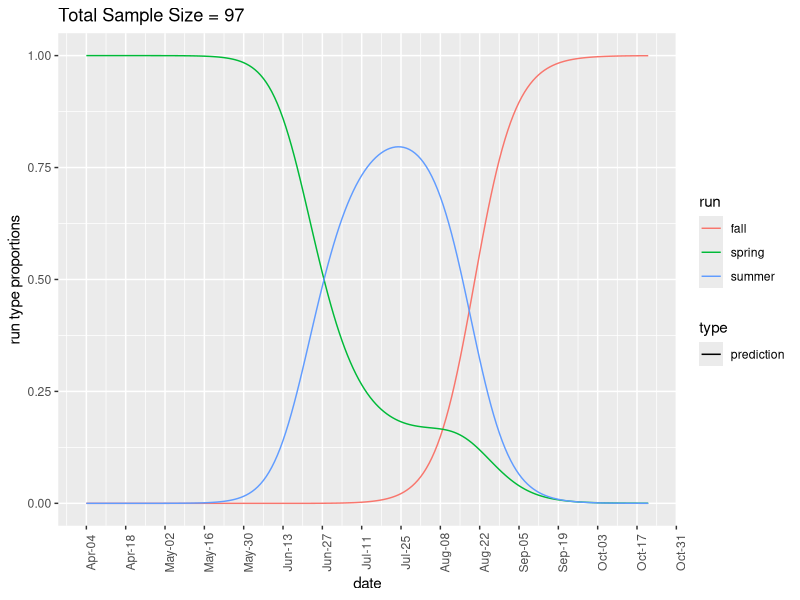

Generate this figure with R:
## ---- chunk 1
knitr::opts_chunk$set(echo = TRUE)
## ---- chunk 2
#==========================================
#function to inverse logit transform
#==========================================
ilogit<-function(x){exp(x)/(1+exp(x))}
#==========================================
#function to install or load packages
#==========================================
install_or_load_pack <- function(pack){
  create.pkg <- pack[!(pack %in% installed.packages()[, "Package"])]
  if (length(create.pkg))
    install.packages(create.pkg, dependencies = TRUE)
  sapply(pack, require, character.only = TRUE)
}
## ---- chunk 3
packages<-c(
  "lubridate",
  "tidyverse",
  "LDATS",
  "ggplot2",
  "mgcv",
  "modelr"
)
install_or_load_pack(packages)
## ---- chunk 4
#get date list to simulate proportions for
date_list<-read_csv("2022_Kalama_Chinook_DNA_Samples.csv")%>%
  mutate(Date=mdy(Date))%>%
  dplyr::select(date=Date)%>%
  arrange(date)%>%
  pull()

## Simulate Run Type for All Existing Samples
sample_dat<-read_csv("2022_Kalama_Chinook_DNA_Samples.csv")%>%
  right_join(read_csv("genotyping_results.csv")%>%
              dplyr::rename(DNA_Sample_Code=`DNA Code`)
            )%>%
  mutate(Date=mdy(Date))%>%
  filter(!is.na(`genotypic run`))%>%
  dplyr::select(date=Date,sample_number=DNA_Sample_Code,genotypic_run=`genotypic run`)%>%
  mutate(week=week(date),
         week=week-(min(week)-1),
         genotypic_run=factor(genotypic_run),
         day=yday(date)-min(yday(date))+1
         )%>%
  group_by(sample_number)%>%
  mutate(run2=as.numeric(genotypic_run)-1)

## ---- chunk 5
#formula for spline multinomial model
formula<-
  list(
    run2 ~ s(day,bs='ps',m=2,k =floor(length(sample_dat$sample_number)/8-1)),
         ~ s(day,bs='ps',m=2,k =floor(length(sample_dat$sample_number)/8-1))
    )

# this works (no spline)
mod1 <- gam(
  data = sample_dat,
  formula = formula,
  family=multinom(K=2)
  )


preds<-data.frame(predict(mod1,newdata=tibble(expand.grid(day=1:max(sample_dat$day))),type = "response"))%>%
  tibble()%>%
  setNames(c("fall","summer","spring"))%>%
  mutate(day=1:max(sample_dat$day),date=c(min(sample_dat$date) + 0:(max(sample_dat$day)-1)),type="prediction")%>%
  pivot_longer(cols=c("fall","spring","summer"),values_to = "probs",names_to = "run")

ggplot(preds,aes(x=date,y=probs,color=run,linetype=type))+
  geom_line()+
  scale_x_date(date_labels = "%b-%d", date_breaks = "2 weeks")+
  labs(y="run type proportions",title=paste0("Total Sample Size = ",dim(sample_dat)[1]))+
  theme(axis.text.x = element_text(angle=90))
